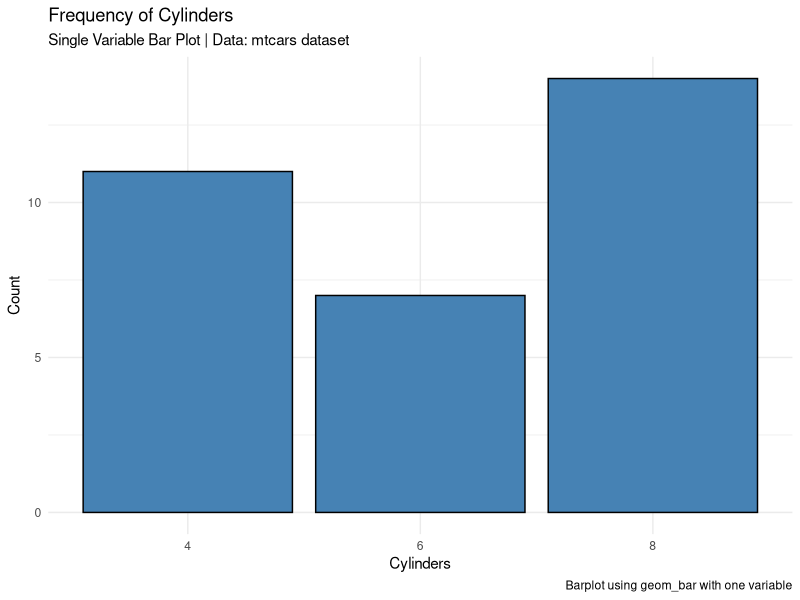

Here is the R script that generated this plot:
# ─────────────────────────────────────────────────────────────
# 📊 ggplot2 Single Variable Bar Plot Diagnostic Script
# Author: NAIMUDDIN
# Purpose: Visualize frequency of cylinders in mtcars
# ─────────────────────────────────────────────────────────────

# Load ggplot2 library
library(ggplot2)

# Step 1: Generate bar plot for one variable
ggplot(mtcars, aes(x = factor(cyl))) +
  geom_bar(
    fill  = "steelblue",     # Bar fill color
    color = "black",         # Border color
  ) +
  labs(
    title    = "Frequency of Cylinders",
    subtitle = "Single Variable Bar Plot | Data: mtcars dataset",
    x        = "Cylinders",
    y        = "Count",
    caption  = "Barplot using geom_bar with one variable"
  ) +
  theme_minimal()
